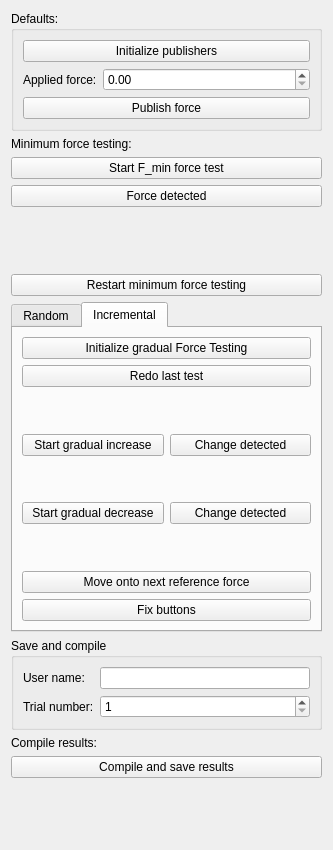
<?xml version="1.0" encoding="UTF-8"?>
<ui version="4.0">
 <class>JustNoticeableDiff</class>
 <widget class="qMRMLWidget" name="JustNoticeableDiff">
  <property name="geometry">
   <rect>
    <x>0</x>
    <y>0</y>
    <width>333</width>
    <height>850</height>
   </rect>
  </property>
  <layout class="QVBoxLayout" name="verticalLayout">
   <item>
    <widget class="QGroupBox" name="groupBox">
     <property name="title">
      <string>Defaults:</string>
     </property>
     <layout class="QFormLayout" name="formLayout">
      <item row="0" column="0" colspan="2">
       <widget class="QPushButton" name="initializePublisherButton">
        <property name="text">
         <string>Initialize publishers</string>
        </property>
       </widget>
      </item>
      <item row="1" column="0">
       <widget class="QLabel" name="label_6">
        <property name="text">
         <string>Applied force:</string>
        </property>
       </widget>
      </item>
      <item row="1" column="1">
       <widget class="QDoubleSpinBox" name="forceInputSpinBox">
        <property name="maximum">
         <double>3.300000000000000</double>
        </property>
        <property name="singleStep">
         <double>0.100000000000000</double>
        </property>
       </widget>
      </item>
      <item row="2" column="0" colspan="2">
       <widget class="QPushButton" name="publishForceButton">
        <property name="text">
         <string>Publish force</string>
        </property>
       </widget>
      </item>
     </layout>
    </widget>
   </item>
   <item>
    <widget class="QLabel" name="label_2">
     <property name="text">
      <string>Minimum force testing:</string>
     </property>
    </widget>
   </item>
   <item>
    <widget class="QPushButton" name="startFMinTestButton">
     <property name="text">
      <string>Start F_min force test</string>
     </property>
    </widget>
   </item>
   <item>
    <widget class="QPushButton" name="forceDetectedButton">
     <property name="text">
      <string>Force detected</string>
     </property>
    </widget>
   </item>
   <item>
    <spacer name="verticalSpacer_3">
     <property name="orientation">
      <enum>Qt::Vertical</enum>
     </property>
     <property name="sizeHint" stdset="0">
      <size>
       <width>20</width>
       <height>40</height>
      </size>
     </property>
    </spacer>
   </item>
   <item>
    <widget class="QPushButton" name="restartMinimumForceTestingButton">
     <property name="text">
      <string>Restart minimum force testing</string>
     </property>
    </widget>
   </item>
   <item>
    <widget class="QTabWidget" name="tabWidget">
     <property name="currentIndex">
      <number>1</number>
     </property>
     <widget class="QWidget" name="tab">
      <attribute name="title">
       <string>Random</string>
      </attribute>
      <layout class="QVBoxLayout" name="verticalLayout_3">
       <item>
        <widget class="QGroupBox" name="groupBox_2">
         <property name="title">
          <string>Force difference testing:</string>
         </property>
         <layout class="QVBoxLayout" name="verticalLayout_2">
          <item>
           <widget class="QPushButton" name="startDeltaFTestButton">
            <property name="text">
             <string>Start delta_F test</string>
            </property>
           </widget>
          </item>
          <item>
           <widget class="QPushButton" name="higherButton">
            <property name="text">
             <string>Higher</string>
            </property>
           </widget>
          </item>
          <item>
           <widget class="QPushButton" name="sameButton">
            <property name="text">
             <string>Same</string>
            </property>
           </widget>
          </item>
          <item>
           <widget class="QPushButton" name="lowerButton">
            <property name="text">
             <string>Lower</string>
            </property>
           </widget>
          </item>
         </layout>
        </widget>
       </item>
       <item>
        <spacer name="verticalSpacer_2">
         <property name="orientation">
          <enum>Qt::Vertical</enum>
         </property>
         <property name="sizeHint" stdset="0">
          <size>
           <width>20</width>
           <height>40</height>
          </size>
         </property>
        </spacer>
       </item>
       <item>
        <widget class="QPushButton" name="resetForceIncrementButton">
         <property name="text">
          <string>Reset force increments</string>
         </property>
        </widget>
       </item>
      </layout>
     </widget>
     <widget class="QWidget" name="tab_2">
      <attribute name="title">
       <string>Incremental</string>
      </attribute>
      <layout class="QGridLayout" name="gridLayout">
       <item row="6" column="0">
        <spacer name="verticalSpacer_5">
         <property name="orientation">
          <enum>Qt::Vertical</enum>
         </property>
         <property name="sizeHint" stdset="0">
          <size>
           <width>20</width>
           <height>40</height>
          </size>
         </property>
        </spacer>
       </item>
       <item row="2" column="0">
        <spacer name="verticalSpacer_6">
         <property name="orientation">
          <enum>Qt::Vertical</enum>
         </property>
         <property name="sizeHint" stdset="0">
          <size>
           <width>20</width>
           <height>40</height>
          </size>
         </property>
        </spacer>
       </item>
       <item row="7" column="0" colspan="2">
        <widget class="QPushButton" name="nextReferenceForceButton">
         <property name="text">
          <string>Move onto next reference force</string>
         </property>
        </widget>
       </item>
       <item row="1" column="0" colspan="2">
        <widget class="QPushButton" name="redoLastTestButton">
         <property name="text">
          <string>Redo last test</string>
         </property>
        </widget>
       </item>
       <item row="3" column="0">
        <widget class="QPushButton" name="startIncreaseForceButton">
         <property name="text">
          <string>Start gradual increase</string>
         </property>
        </widget>
       </item>
       <item row="3" column="1">
        <widget class="QPushButton" name="increasedChangeDetected">
         <property name="text">
          <string>Change detected</string>
         </property>
        </widget>
       </item>
       <item row="5" column="0">
        <widget class="QPushButton" name="startDecreaseForceTesting">
         <property name="text">
          <string>Start gradual decrease</string>
         </property>
        </widget>
       </item>
       <item row="5" column="1">
        <widget class="QPushButton" name="decreaseChangeDetected">
         <property name="text">
          <string>Change detected</string>
         </property>
        </widget>
       </item>
       <item row="4" column="0">
        <spacer name="verticalSpacer_4">
         <property name="orientation">
          <enum>Qt::Vertical</enum>
         </property>
         <property name="sizeHint" stdset="0">
          <size>
           <width>20</width>
           <height>40</height>
          </size>
         </property>
        </spacer>
       </item>
       <item row="0" column="0" colspan="2">
        <widget class="QPushButton" name="initializeForceTestingButton">
         <property name="text">
          <string>Initialize gradual Force Testing</string>
         </property>
        </widget>
       </item>
       <item row="8" column="0" colspan="2">
        <widget class="QPushButton" name="fixButtonsButton">
         <property name="text">
          <string>Fix buttons</string>
         </property>
        </widget>
       </item>
      </layout>
     </widget>
    </widget>
   </item>
   <item>
    <widget class="QGroupBox" name="groupBox_3">
     <property name="title">
      <string>Save and compile</string>
     </property>
     <layout class="QFormLayout" name="formLayout_2">
      <item row="2" column="0">
       <widget class="QLabel" name="label_3">
        <property name="text">
         <string>User name:</string>
        </property>
       </widget>
      </item>
      <item row="2" column="1">
       <widget class="QLineEdit" name="saveResultLineEdit">
        <property name="text">
         <string/>
        </property>
       </widget>
      </item>
      <item row="3" column="0">
       <widget class="QLabel" name="label_4">
        <property name="text">
         <string>Trial number:</string>
        </property>
       </widget>
      </item>
      <item row="3" column="1">
       <widget class="QSpinBox" name="trialNumberSpinBox">
        <property name="minimum">
         <number>1</number>
        </property>
       </widget>
      </item>
     </layout>
    </widget>
   </item>
   <item>
    <widget class="QLabel" name="label">
     <property name="text">
      <string>Compile results:</string>
     </property>
    </widget>
   </item>
   <item>
    <widget class="QPushButton" name="compileResultsButton">
     <property name="text">
      <string>Compile and save results</string>
     </property>
    </widget>
   </item>
   <item>
    <spacer name="verticalSpacer">
     <property name="orientation">
      <enum>Qt::Vertical</enum>
     </property>
     <property name="sizeHint" stdset="0">
      <size>
       <width>20</width>
       <height>40</height>
      </size>
     </property>
    </spacer>
   </item>
  </layout>
 </widget>
 <customwidgets>
  <customwidget>
   <class>qMRMLWidget</class>
   <extends>QWidget</extends>
   <header>qMRMLWidget.h</header>
   <container>1</container>
  </customwidget>
 </customwidgets>
 <resources/>
 <connections/>
</ui>
